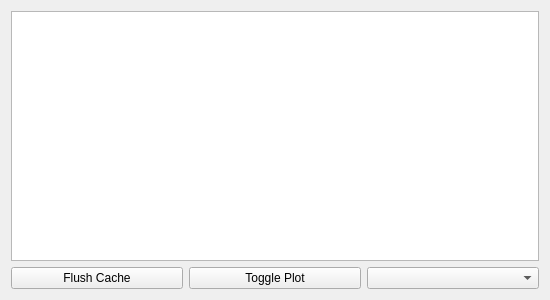
<?xml version="1.0" encoding="UTF-8"?>
<ui version="4.0">
 <class>StopwatchViewerClass</class>
 <widget class="QWidget" name="StopwatchViewerClass">
  <property name="geometry">
   <rect>
    <x>0</x>
    <y>0</y>
    <width>550</width>
    <height>300</height>
   </rect>
  </property>
  <property name="minimumSize">
   <size>
    <width>550</width>
    <height>300</height>
   </size>
  </property>
  <property name="windowTitle">
   <string>StopwatchViewer</string>
  </property>
  <layout class="QHBoxLayout" name="horizontalLayout_2">
   <item>
    <layout class="QVBoxLayout" name="verticalLayout">
     <property name="sizeConstraint">
      <enum>QLayout::SetDefaultConstraint</enum>
     </property>
     <item>
      <widget class="QTableWidget" name="tableWidget">
       <property name="minimumSize">
        <size>
         <width>502</width>
         <height>245</height>
        </size>
       </property>
      </widget>
     </item>
     <item>
      <layout class="QHBoxLayout" name="horizontalLayout">
       <item>
        <widget class="QPushButton" name="flushButton">
         <property name="text">
          <string>Flush Cache</string>
         </property>
        </widget>
       </item>
       <item>
        <widget class="QPushButton" name="plotButton">
         <property name="text">
          <string>Toggle Plot</string>
         </property>
        </widget>
       </item>
       <item>
        <widget class="QComboBox" name="plotChoiceComboBox"/>
       </item>
      </layout>
     </item>
    </layout>
   </item>
  </layout>
 </widget>
 <layoutdefault spacing="6" margin="11"/>
 <resources/>
 <connections/>
</ui>
